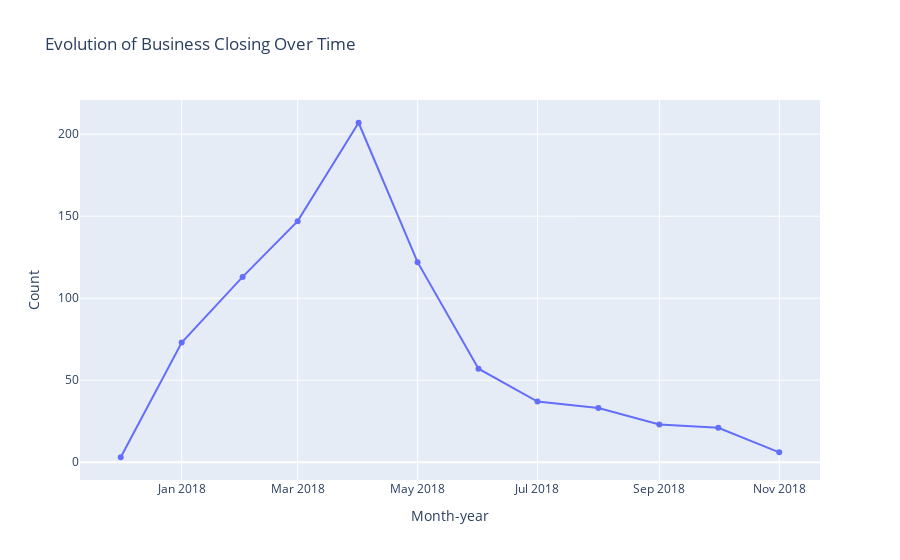

The notebook cell saved with this chart:
### Code cell
business_closing_fig = px.line(business_clising, 
                    x="Period", 
                    y="Count", 
                    markers=True, 
                    title="Evolution of Business Closing Over Time",
                    labels={"Period": "Month-year", "Number deals": "Number of Business Closing"})

business_closing_fig

### Figure 1 — Plotly figure (JSON) as saved in the notebook; plotly's stock layout.template omitted (floating-point values rounded to 4 significant figures)
{"data": [{"hovertemplate": "Month-year=%{x}<br>Count=%{y}<extra></extra>", "legendgroup": "", "line": {"color": "#636efa", "dash": "solid"}, "marker": {"symbol": "circle"}, "mode": "lines+markers", "name": "", "orientation": "v", "showlegend": false, "type": "scatter", "x": ["2017-12", "2018-01", "2018-02", "2018-03", "2018-04", "2018-05", "2018-06", "2018-07", "2018-08", "2018-09", "2018-10", "2018-11"], "xaxis": "x", "y": [3, 73, 113, 147, 207, 122, 57, 37, 33, 23, 21, 6], "yaxis": "y"}], "layout": {"legend": {"tracegroupgap": 0}, "title": {"text": "Evolution of Business Closing Over Time"}, "xaxis": {"anchor": "y", "domain": [0, 1], "title": {"text": "Month-year"}}, "yaxis": {"anchor": "x", "domain": [0, 1], "title": {"text": "Count"}}}}
